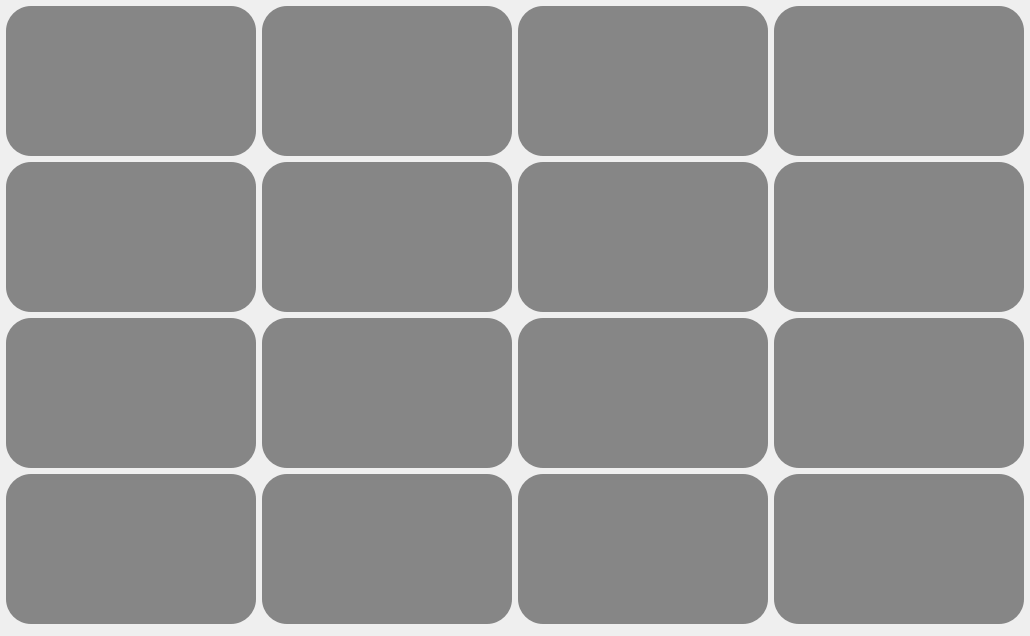
              <widget class="QWidget" name="scrollAreaWidgetContents_4">
               <property name="geometry">
                <rect>
                 <x>0</x>
                 <y>0</y>
                 <width>1030</width>
                 <height>636</height>
                </rect>
               </property>
               <layout class="QGridLayout" name="gridLayout_5" rowstretch="5,0,0,0,0,0,0,0" columnstretch="5,0,0,0">
                <property name="sizeConstraint">
                 <enum>QLayout::SetDefaultConstraint</enum>
                </property>
                <property name="leftMargin">
                 <number>6</number>
                </property>
                <property name="topMargin">
                 <number>6</number>
                </property>
                <property name="rightMargin">
                 <number>6</number>
                </property>
                <property name="bottomMargin">
                 <number>6</number>
                </property>
                <property name="spacing">
                 <number>6</number>
                </property>
                <item row="0" column="0">
                 <widget class="QWidget" name="widget_10" native="true">
                  <property name="minimumSize">
                   <size>
                    <width>250</width>
                    <height>150</height>
                   </size>
                  </property>
                  <property name="maximumSize">
                   <size>
                    <width>250</width>
                    <height>150</height>
                   </size>
                  </property>
                  <property name="styleSheet">
                   <string notr="true">background-color: rgb(134, 134, 134);
border-radius: 25px;</string>
                  </property>
                 </widget>
                </item>
                <item row="1" column="1">
                 <widget class="QWidget" name="widget_16" native="true">
                  <property name="minimumSize">
                   <size>
                    <width>250</width>
                    <height>150</height>
                   </size>
                  </property>
                  <property name="maximumSize">
                   <size>
                    <width>250</width>
                    <height>150</height>
                   </size>
                  </property>
                  <property name="styleSheet">
                   <string notr="true">background-color: rgb(134, 134, 134);
border-radius: 25px;</string>
                  </property>
                 </widget>
                </item>
                <item row="1" column="2">
                 <widget class="QWidget" name="widget_17" native="true">
                  <property name="minimumSize">
                   <size>
                    <width>250</width>
                    <height>150</height>
                   </size>
                  </property>
                  <property name="maximumSize">
                   <size>
                    <width>250</width>
                    <height>150</height>
                   </size>
                  </property>
                  <property name="styleSheet">
                   <string notr="true">background-color: rgb(134, 134, 134);
border-radius: 25px;</string>
                  </property>
                 </widget>
                </item>
                <item row="0" column="1">
                 <widget class="QWidget" name="widget_11" native="true">
                  <property name="minimumSize">
                   <size>
                    <width>250</width>
                    <height>150</height>
                   </size>
                  </property>
                  <property name="maximumSize">
                   <size>
                    <width>250</width>
                    <height>150</height>
                   </size>
                  </property>
                  <property name="styleSheet">
                   <string notr="true">background-color: rgb(134, 134, 134);
border-radius: 25px;</string>
                  </property>
                 </widget>
                </item>
                <item row="0" column="3">
                 <widget class="QWidget" name="widget_13" native="true">
                  <property name="minimumSize">
                   <size>
                    <width>250</width>
                    <height>150</height>
                   </size>
                  </property>
                  <property name="maximumSize">
                   <size>
                    <width>250</width>
                    <height>150</height>
                   </size>
                  </property>
                  <property name="styleSheet">
                   <string notr="true">background-color: rgb(134, 134, 134);
border-radius: 25px;</string>
                  </property>
                 </widget>
                </item>
                <item row="0" column="2">
                 <widget class="QWidget" name="widget_12" native="true">
                  <property name="minimumSize">
                   <size>
                    <width>250</width>
                    <height>150</height>
                   </size>
                  </property>
                  <property name="maximumSize">
                   <size>
                    <width>250</width>
                    <height>150</height>
                   </size>
                  </property>
                  <property name="styleSheet">
                   <string notr="true">background-color: rgb(134, 134, 134);
border-radius: 25px;</string>
                  </property>
                 </widget>
                </item>
                <item row="7" column="0" colspan="4">
                 <spacer name="verticalSpacer_3">
                  <property name="orientation">
                   <enum>Qt::Vertical</enum>
                  </property>
                  <property name="sizeHint" stdset="0">
                   <size>
                    <width>20</width>
                    <height>40</height>
                   </size>
                  </property>
                 </spacer>
                </item>
                <item row="2" column="2">
                 <widget class="QWidget" name="widget_20" native="true">
                  <property name="minimumSize">
                   <size>
                    <width>250</width>
                    <height>150</height>
                   </size>
                  </property>
                  <property name="maximumSize">
                   <size>
                    <width>250</width>
                    <height>150</height>
                   </size>
                  </property>
                  <property name="styleSheet">
                   <string notr="true">background-color: rgb(134, 134, 134);
border-radius: 25px;</string>
                  </property>
                 </widget>
                </item>
                <item row="2" column="3">
                 <widget class="QWidget" name="widget_21" native="true">
                  <property name="minimumSize">
                   <size>
                    <width>250</width>
                    <height>150</height>
                   </size>
                  </property>
                  <property name="maximumSize">
                   <size>
                    <width>250</width>
                    <height>150</height>
                   </size>
                  </property>
                  <property name="styleSheet">
                   <string notr="true">background-color: rgb(134, 134, 134);
border-radius: 25px;</string>
                  </property>
                 </widget>
                </item>
                <item row="2" column="0">
                 <widget class="QWidget" name="widget_14" native="true">
                  <property name="minimumSize">
                   <size>
                    <width>250</width>
                    <height>150</height>
                   </size>
                  </property>
                  <property name="maximumSize">
                   <size>
                    <width>250</width>
                    <height>150</height>
                   </size>
                  </property>
                  <property name="styleSheet">
                   <string notr="true">background-color: rgb(134, 134, 134);
border-radius: 25px;</string>
                  </property>
                 </widget>
                </item>
                <item row="2" column="1">
                 <widget class="QWidget" name="widget_19" native="true">
                  <property name="minimumSize">
                   <size>
                    <width>250</width>
                    <height>150</height>
                   </size>
                  </property>
                  <property name="maximumSize">
                   <size>
                    <width>250</width>
                    <height>150</height>
                   </size>
                  </property>
                  <property name="styleSheet">
                   <string notr="true">background-color: rgb(134, 134, 134);
border-radius: 25px;</string>
                  </property>
                 </widget>
                </item>
                <item row="1" column="0">
                 <widget class="QWidget" name="widget_15" native="true">
                  <property name="minimumSize">
                   <size>
                    <width>250</width>
                    <height>150</height>
                   </size>
                  </property>
                  <property name="maximumSize">
                   <size>
                    <width>250</width>
                    <height>150</height>
                   </size>
                  </property>
                  <property name="styleSheet">
                   <string notr="true">background-color: rgb(134, 134, 134);
border-radius: 25px;</string>
                  </property>
                 </widget>
                </item>
                <item row="1" column="3">
                 <widget class="QWidget" name="widget_18" native="true">
                  <property name="minimumSize">
                   <size>
                    <width>250</width>
                    <height>150</height>
                   </size>
                  </property>
                  <property name="maximumSize">
                   <size>
                    <width>250</width>
                    <height>150</height>
                   </size>
                  </property>
                  <property name="styleSheet">
                   <string notr="true">background-color: rgb(134, 134, 134);
border-radius: 25px;</string>
                  </property>
                 </widget>
                </item>
                <item row="3" column="2">
                 <widget class="QWidget" name="widget_25" native="true">
                  <property name="minimumSize">
                   <size>
                    <width>250</width>
                    <height>150</height>
                   </size>
                  </property>
                  <property name="maximumSize">
                   <size>
                    <width>250</width>
                    <height>150</height>
                   </size>
                  </property>
                  <property name="styleSheet">
                   <string notr="true">background-color: rgb(134, 134, 134);
border-radius: 25px;</string>
                  </property>
                 </widget>
                </item>
                <item row="3" column="1">
                 <widget class="QWidget" name="widget_24" native="true">
                  <property name="minimumSize">
                   <size>
                    <width>250</width>
                    <height>150</height>
                   </size>
                  </property>
                  <property name="maximumSize">
                   <size>
                    <width>250</width>
                    <height>150</height>
                   </size>
                  </property>
                  <property name="styleSheet">
                   <string notr="true">background-color: rgb(134, 134, 134);
border-radius: 25px;</string>
                  </property>
                 </widget>
                </item>
                <item row="3" column="3">
                 <widget class="QWidget" name="widget_23" native="true">
                  <property name="minimumSize">
                   <size>
                    <width>250</width>
                    <height>150</height>
                   </size>
                  </property>
                  <property name="maximumSize">
                   <size>
                    <width>250</width>
                    <height>150</height>
                   </size>
                  </property>
                  <property name="styleSheet">
                   <string notr="true">background-color: rgb(134, 134, 134);
border-radius: 25px;</string>
                  </property>
                 </widget>
                </item>
                <item row="3" column="0">
                 <widget class="QWidget" name="widget_22" native="true">
                  <property name="minimumSize">
                   <size>
                    <width>250</width>
                    <height>150</height>
                   </size>
                  </property>
                  <property name="maximumSize">
                   <size>
                    <width>250</width>
                    <height>150</height>
                   </size>
                  </property>
                  <property name="styleSheet">
                   <string notr="true">background-color: rgb(134, 134, 134);
border-radius: 25px;</string>
                  </property>
                 </widget>
                </item>
               </layout>
              </widget>
